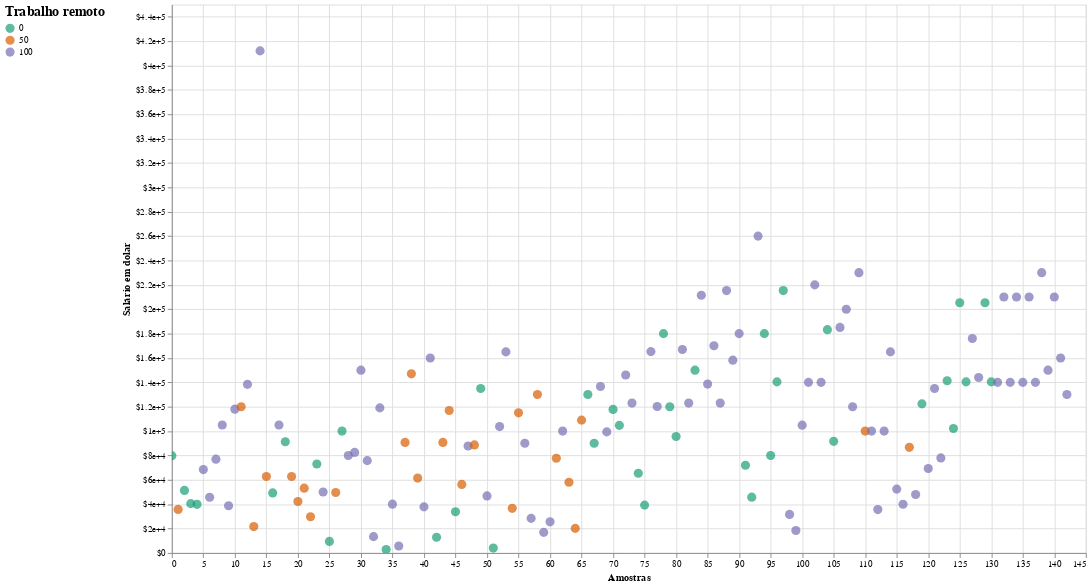

The notebook cell saved with this chart:
### Code cell
# Incrementando o gráfico

alt.Chart(
    df.query("job_title == 'Data Scientist'").reset_index().reset_index()
).mark_point(filled=True, size=100).encode(
    alt.X(
        "level_0",
        axis=alt.Axis(title="Amostras"),
        scale=alt.Scale(domain=[0, 145], nice=False),
    ),
    alt.Y("salary_in_usd", axis=alt.Axis(format="$", title="Salário em dolar")),
    alt.Color(
        "remote_ratio",
        scale=alt.Scale(scheme="dark2"),
        sort=["0", "50", "100"],
        legend=alt.Legend(
            title="Trabalho remoto", orient="left", labelFontSize=10, titleFontSize=15
        ),
    ),
    tooltip=[alt.Tooltip("experience_level:N"), alt.Tooltip("employment_type:N")],
).properties(
    width=1000, height=600
).interactive()

### Figure 1 — Vega-Lite specification as saved in the notebook (floating-point values rounded to 4 significant figures; data arrays with more than 128 entries replaced by an {"elided": "..."} marker saying what was removed)
{"config": {"view": {"continuousWidth": 400, "continuousHeight": 300}}, "data": {"name": "data-c31419ae8c728233f2d8a1c0fd8a925a"}, "mark": {"type": "point", "filled": true, "size": 100}, "encoding": {"color": {"field": "remote_ratio", "legend": {"labelFontSize": 10, "orient": "left", "title": "Trabalho remoto", "titleFontSize": 15}, "scale": {"scheme": "dark2"}, "sort": ["0", "50", "100"], "type": "nominal"}, "tooltip": [{"field": "experience_level", "type": "nominal"}, {"field": "employment_type", "type": "nominal"}], "x": {"axis": {"title": "Amostras"}, "field": "level_0", "scale": {"domain": [0, 145], "nice": false}, "type": "quantitative"}, "y": {"axis": {"format": "$", "title": "Salário em dolar"}, "field": "salary_in_usd", "type": "quantitative"}}, "height": 600, "selection": {"selector044": {"type": "interval", "bind": "scales", "encodings": ["x", "y"]}}, "width": 1000, "$schema": "https://vega.github.io/schema/vega-lite/v4.17.0.json", "datasets": {"data-c31419ae8c728233f2d8a1c0fd8a925a": {"elided": "143 records"}}}
